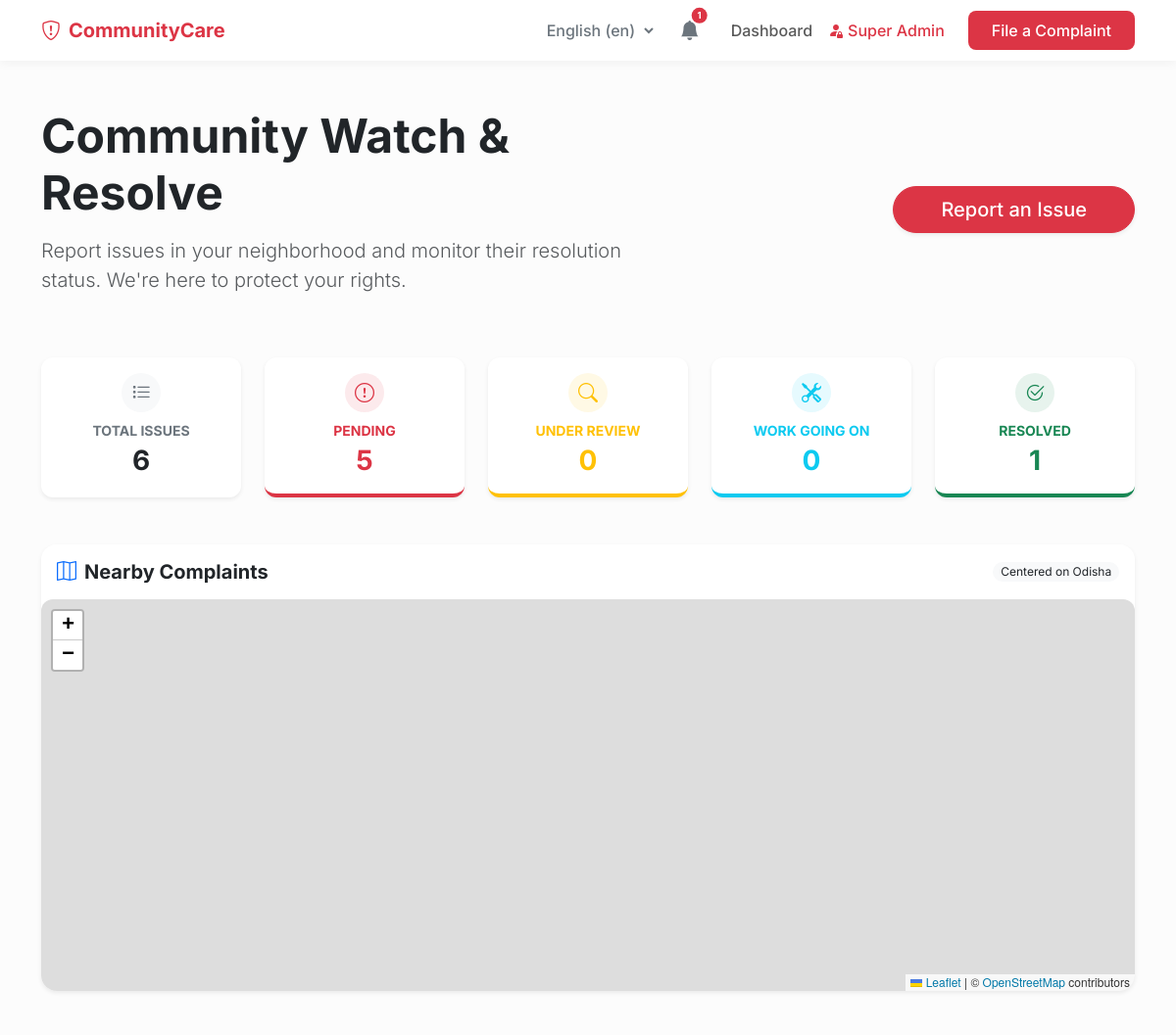
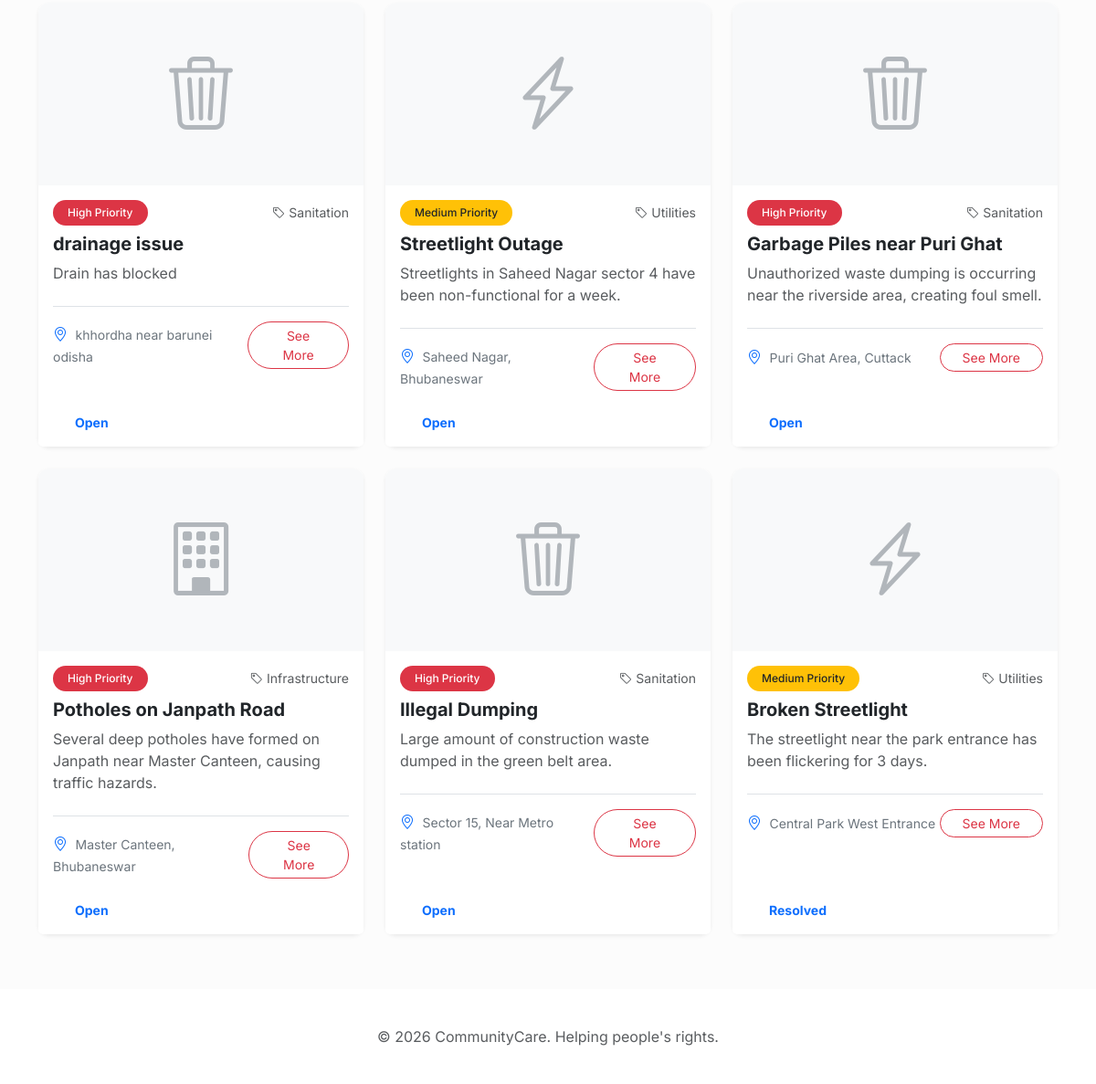
The page / on the database its author committed (2 pictures, top to bottom).
### development_tracker/models.py (models this page shows, shortened)
class Complaint(models.Model):
    STATUS_CHOICES = [
        ('open', 'Open'),
        ('investigating', 'Investigating'),
        ('in_progress', 'Work Going On'),
        ('resolved', 'Resolved'),
        ('closed', 'Closed'),
    ]
    URGENCY_CHOICES = [
        ('low', 'Low'),
        ('medium', 'Medium'),
        ('high', 'High'),
    ]
    title = models.CharField(max_length=200)
    description = models.TextField()
    category = models.ForeignKey(Category, on_delete=models.CASCADE, related_name='complaints')
    location_address = models.CharField(max_length=255)
    latitude = models.FloatField(null=True, blank=True)
    longitude = models.FloatField(null=True, blank=True)
    status = models.CharField(max_length=20, choices=STATUS_CHOICES, default='open')
    urgency = models.CharField(max_length=10, choices=URGENCY_CHOICES, default='medium')
    image = models.ImageField(upload_to='complaints/', null=True, blank=True)
    reporter_name = models.CharField(max_length=100, blank=True, null=True)
    created_at = models.DateTimeField(auto_now_add=True)
    updated_at = models.DateTimeField(auto_now=True)

class Category(models.Model):
    name = models.CharField(max_length=100)
    icon = models.CharField(max_length=50, help_text="Bootstrap icon class (e.g., bi-exclamation-triangle)")
    class Meta:
        verbose_name_plural = "Categories"

### development_tracker/views.py (the view)
# urls.py: path('', views.home, name='home'),
def home(request):
    complaints = Complaint.objects.all().order_by('-created_at')
    categories = Category.objects.all()
    map_data = []
    for c in complaints:
        if c.latitude and c.longitude:
            map_data.append({
                'id': c.id,
                'title': c.title,
                'lat': c.latitude,
                'lng': c.longitude,
                'status': c.get_status_display(),
                'urgency': c.get_urgency_display()
            })
    stats = {
        'total': complaints.count(),
        'open': complaints.filter(status='open').count(),
        'investigating': complaints.filter(status='investigating').count(),
        'in_progress': complaints.filter(status='in_progress').count(),
        'resolved': complaints.filter(status='resolved').count(),
    }
    return render(request, 'home.html', {
        'complaints': complaints,
        'categories': categories,
        'map_data_json': json.dumps(map_data),
        'stats': stats
    })

### development_tracker/context_processors.py (called while the page is built)
def notifications(request):
    return {
        'recent_notifications': Notification.objects.filter(is_read=False).order_by('-created_at')[:5],
        'unread_notifications_count': Notification.objects.filter(is_read=False).count()
    }

### templates/home.html (shortened to what this page needs)
{% extends 'base.html' %}
{% load i18n %}
{% block content %}
<header class="mb-5">
    <div class="row align-items-center">
        <div class="col-lg-7">
            <h1 class="display-5 fw-bold mb-3">{% trans "Community Watch & Resolve" %}</h1>
            <p class="lead text-muted">{% trans "Report issues in your neighborhood and monitor their resolution status. We're here to protect your rights." %}</p>
        </div>
        <div class="col-lg-5 text-lg-end">
            <a href="{% url 'add_complaint' %}" class="btn btn-primary btn-lg rounded-pill shadow-sm px-5">{% trans "Report an Issue" %}</a>
        </div>
    </div>
</header>
<div class="row row-cols-2 row-cols-md-3 row-cols-lg-5 g-4 mb-5">
    <div class="col">
        <div class="card p-3 border-0 shadow-sm text-center bg-white h-100">
            <div class="rounded-circle bg-light d-flex align-items-center justify-content-center mx-auto mb-2" style="width: 40px; height: 40px;">
                <i class="bi bi-list-task text-secondary fs-5"></i>
            </div>
            <div class="text-secondary small text-uppercase mb-1 fw-bold">{% trans "Total Issues" %}</div>
            <div class="h3 fw-bold mb-0 text-dark">{{ stats.total }}</div>
        </div>
    </div>
    <div class="col">
        <div class="card p-3 border-0 shadow-sm text-center border-bottom border-danger border-4 h-100">
            <div class="rounded-circle bg-danger bg-opacity-10 d-flex align-items-center justify-content-center mx-auto mb-2" style="width: 40px; height: 40px;">
                <i class="bi bi-exclamation-circle text-danger fs-5"></i>
            </div>
            <div class="text-danger small text-uppercase mb-1 fw-bold">{% trans "Pending" %}</div>
            <div class="h3 fw-bold mb-0 text-danger">{{ stats.open }}</div>
        </div>
    </div>
    <div class="col">
        <div class="card p-3 border-0 shadow-sm text-center border-bottom border-warning border-4 h-100">
            <div class="rounded-circle bg-warning bg-opacity-10 d-flex align-items-center justify-content-center mx-auto mb-2" style="width: 40px; height: 40px;">
                <i class="bi bi-search text-warning fs-5"></i>
            </div>
            <div class="text-warning small text-uppercase mb-1 fw-bold">{% trans "Under Review" %}</div>
            <div class="h3 fw-bold mb-0 text-warning">{{ stats.investigating }}</div>
        </div>
    </div>
    <div class="col">
        <div class="card p-3 border-0 shadow-sm text-center border-bottom border-info border-4 h-100">
            <div class="rounded-circle bg-info bg-opacity-10 d-flex align-items-center justify-content-center mx-auto mb-2" style="width: 40px; height: 40px;">
                <i class="bi bi-tools text-info fs-5"></i>
            </div>
            <div class="text-info small text-uppercase mb-1 fw-bold">{% trans "Work Going On" %}</div>
            <div class="h3 fw-bold mb-0 text-info">{{ stats.in_progress }}</div>
        </div>
    </div>
    <div class="col">
        <div class="card p-3 border-0 shadow-sm text-center border-bottom border-success border-4 h-100">
            <div class="rounded-circle bg-success bg-opacity-10 d-flex align-items-center justify-content-center mx-auto mb-2" style="width: 40px; height: 40px;">
                <i class="bi bi-check2-circle text-success fs-5"></i>
            </div>
            <div class="text-success small text-uppercase mb-1 fw-bold">{% trans "Resolved" %}</div>
            <div class="h3 fw-bold mb-0 text-success">{{ stats.resolved }}</div>
        </div>
    </div>
</div>
<div class="card mb-5 border-0 shadow-sm rounded-4 overflow-hidden">
    <div class="card-header bg-white py-3 border-0 d-flex justify-content-between align-items-center">
        <h5 class="mb-0 fw-bold"><i class="bi bi-map me-2 text-primary"></i>Nearby Complaints</h5>
        <span class="badge bg-light text-dark rounded-pill fw-normal">Centered on Odisha</span>
    </div>
    <div id="map"></div>
</div>
<div class="row row-cols-1 row-cols-md-2 row-cols-lg-3 g-4">
    {% for complaint in complaints %}
    <div class="col">
        <div class="card h-100 border-0 shadow-sm">
            {% if complaint.image %}
            <img src="{{ complaint.image.url }}" class="card-img-top" alt="{{ complaint.title }}" style="height: 200px; object-fit: cover; border-top-left-radius: 12px; border-top-right-radius: 12px;">
            {% else %}
            <div class="bg-light d-flex align-items-center justify-content-center" style="height: 200px; border-top-left-radius: 12px; border-top-right-radius: 12px;">
                <i class="bi {{ complaint.category.icon }} display-1 text-secondary opacity-50"></i>
            </div>
            {% endif %}
            <div class="card-body">
                <div class="d-flex justify-content-between align-items-center mb-2">
                    <span class="badge rounded-pill {% if complaint.urgency == 'high' %}bg-danger{% elif complaint.urgency == 'medium' %}bg-warning text-dark{% else %}bg-info{% endif %} px-3 py-2 fw-medium">
                        {{ complaint.get_urgency_display }} Priority
                    </span>
                    <small class="text-muted"><i class="bi bi-tag me-1"></i>{{ complaint.category.name }}</small>
                </div>
                <h5 class="card-title fw-bold">{{ complaint.title }}</h5>
                <p class="card-text text-muted mb-4">{{ complaint.description|truncatewords:20 }}</p>
                <div class="d-flex justify-content-between align-items-center mt-auto pt-3 border-top">
                    <div>
                        <i class="bi bi-geo-alt text-primary me-1"></i>
                        <span class="text-secondary small">{{ complaint.location_address }}</span>
                    </div>
                    <a href="{% url 'complaint_detail' complaint.pk %}" class="btn btn-outline-danger btn-sm rounded-pill px-4">See More</a>
                </div>
            </div>
            <div class="card-footer bg-white border-0 pb-3">
                <div class="d-flex align-items-center">
                    <small class="text-primary fw-bold">{{ complaint.get_status_display }}</small>
                </div>
            </div>
        </div>
    </div>
    {% endfor %}
</div>
{% endblock %}

### templates/base.html (shortened to what this page needs)
{% load i18n %}
<!DOCTYPE html>
<html lang="{{ LANGUAGE_CODE }}">
<head>
    <link href="https://cdn.jsdelivr.net/npm/bootstrap@5.3.0/dist/css/bootstrap.min.css" rel="stylesheet">
    <link rel="stylesheet" href="https://unpkg.com/leaflet@1.9.4/dist/leaflet.css"/>
    <link rel="stylesheet" href="https://cdn.jsdelivr.net/npm/bootstrap-icons@1.11.0/font/bootstrap-icons.css">
</head>
<body>
    <nav class="navbar navbar-expand-lg navbar-light sticky-top">
        <div class="container">
            <a class="navbar-brand" href="{% url 'home' %}">
                <i class="bi bi-shield-exclamation me-2"></i>CommunityCare
            </a>
            <div class="collapse navbar-collapse" id="navbarNav">
                <ul class="navbar-nav ms-auto align-items-center">
                    <li class="nav-item me-3">
                        <form action="{% url 'set_language' %}" method="post" class="lang-picker">
                            <select name="language" onchange="this.form.submit()">
                                {% get_current_language as CURRENT_LANG %}
                                {% get_available_languages as AVAILABLE_LANGS %}
                                {% for code, name in AVAILABLE_LANGS %}
                                    <option value="{{ code }}" {% if code == CURRENT_LANG %}selected{% endif %}>
                                        {{ name }} ({{ code }})
                                    </option>
                                {% endfor %}
                            </select>
                        </form>
                    </li>
                    <li class="nav-item dropdown me-3">
                        <a class="nav-link position-relative" href="#" id="notificationsDropdown" role="button" data-bs-toggle="dropdown" aria-expanded="false">
                            <i class="bi bi-bell-fill fs-5 text-secondary"></i>
                            {% if unread_notifications_count > 0 %}
                            <span class="position-absolute top-25 start-75 translate-middle badge rounded-pill bg-danger" style="font-size: 0.6rem;">
                                {{ unread_notifications_count }}
                            </span>
                            {% endif %}
                        </a>
                    </li>
                    <li class="nav-item">
                        <a class="nav-link fw-medium" href="{% url 'home' %}">{% trans "Dashboard" %}</a>
                    </li>
                    <li class="nav-item">
                        <a class="nav-link fw-medium text-danger" href="/admin/"><i class="bi bi-person-fill-lock me-1"></i>{% trans "Super Admin" %}</a>
                    </li>
                    <li class="nav-item">
                        <a class="nav-link btn btn-primary text-white ms-lg-3 px-4" href="{% url 'add_complaint' %}">{% trans "File a Complaint" %}</a>
                    </li>
                </ul>
            </div>
        </div>
    </nav>
    <div class="container my-5">
        {% block content %}{% endblock %}
    </div>
    <footer class="footer">
        <div class="container text-center">
            <p class="text-muted mb-0">&copy; 2026 CommunityCare. Helping people's rights.</p>
        </div>
    </footer>
</body>
</html>

### templates/base.html (style rules this page uses)
:root { --primary-color: #dc3545; --secondary-color: #6c757d; --accent-color: #ffc107; --bg-color: #fcfcfc; }
body { font-family: 'Inter', sans-serif; background-color: var(--bg-color); color: #212529; }
.navbar { background-color: #fff; box-shadow: 0 2px 10px rgba(0,0,0,0.05); }
.navbar-brand { font-weight: 700; color: var(--primary-color) !important; }
.card { border: none; border-radius: 12px; box-shadow: 0 4px 6px rgba(0,0,0,0.05); transition: transform 0.2s, box-shadow 0.2s; }
.btn-primary { background-color: var(--primary-color); border-color: var(--primary-color); border-radius: 8px; padding: 8px 16px; font-weight: 500; }
.footer { padding: 40px 0; background-color: #fff; margin-top: 60px; }
#map { height: 400px; border-radius: 12px; z-index: 1; }
.lang-picker select { border: none; background: transparent; font-weight: 500; color: var(--secondary-color); cursor: pointer; outline: none; padding: 5px; }

### rows shown on the page
Complaint: urgency "High", category.name "Sanitation", title "drainage issue", description "Drain has blocked", location_address "khhordha near barunei odisha", status "Open"
Complaint: urgency "Medium", category.name "Utilities", title "Streetlight Outage", description "Streetlights in Saheed Nagar sector 4 have been non-functional for a week.", location_address "Saheed Nagar, Bhubaneswar", status "Open"
Complaint: urgency "High", category.name "Sanitation", title "Garbage Piles near Puri Ghat", description "Unauthorized waste dumping is occurring near the riverside area, creating foul smell.", location_address "Puri Ghat Area, Cuttack", status "Open"
Complaint: urgency "High", category.name "Infrastructure", title "Potholes on Janpath Road", description "Several deep potholes have formed on Janpath near Master Canteen, causing traffic hazards.", location_address "Master Canteen, Bhubaneswar", status "Open"
Complaint: urgency "High", category.name "Sanitation", title "Illegal Dumping", description "Large amount of construction waste dumped in the green belt area.", location_address "Sector 15, Near Metro station", status "Open"
Complaint: urgency "Medium", category.name "Utilities", title "Broken Streetlight", description "The streetlight near the park entrance has been flickering for 3 days.", location_address "Central Park West Entrance", status "Resolved"

### other values the page prints
{{ unread_notifications_count }} "1"
{{ stats.total }} "6"
{{ stats.open }} "5"
{{ stats.investigating }} "0"
{{ stats.in_progress }} "0"
{{ stats.resolved }} "1"
form field language "English (en)"
